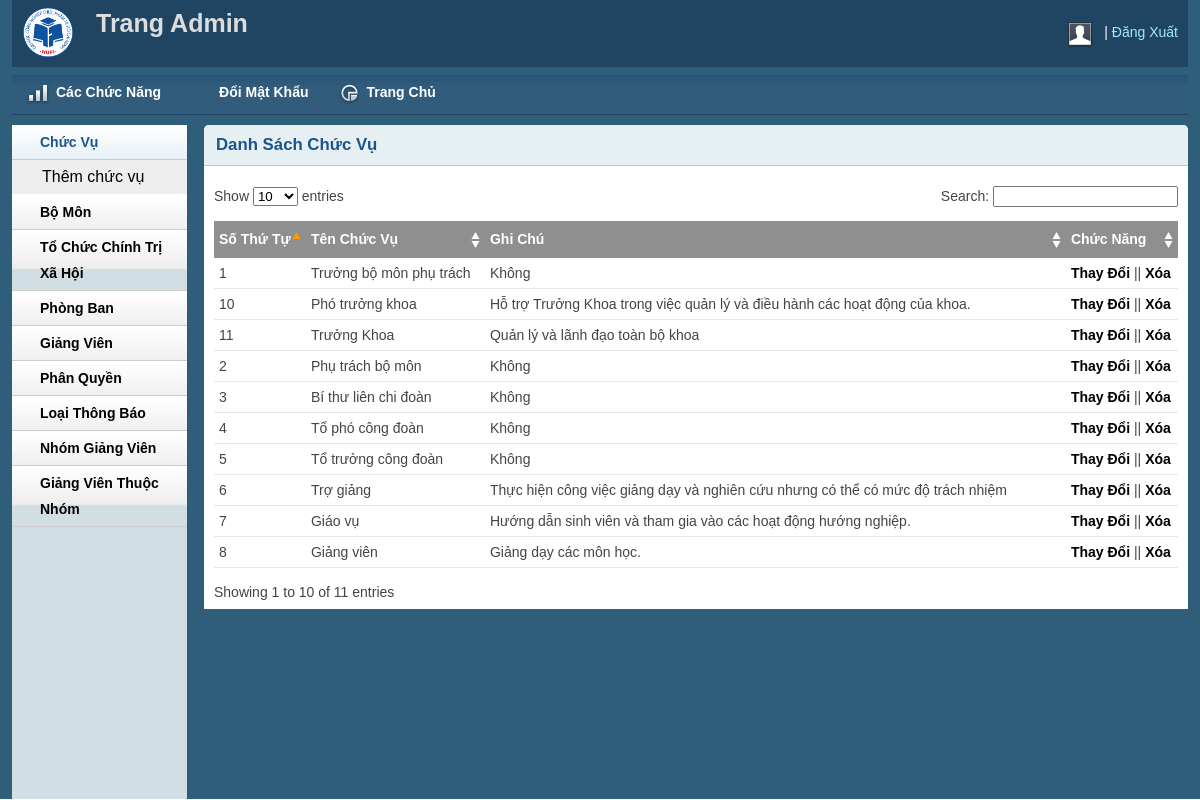
The page /DoAnTotNghiep/admin/chucvulist.php on the database its author committed.
### tables this page shows
CREATE TABLE `chucvu` (
  `IDChucVu` int(11) NOT NULL,
  `TenChucVu` varchar(256) NOT NULL,
  `GhiChu` varchar(250) NOT NULL
);

### DoAnTotNghiep/classes/Database.php (called while the page is built, shortened)
<?php
class Database {
    public $link;
   public $host = 'localhost';
   public $db = 'thongbao';
   public $user = 'root';
   public $pass = '';
       private function connectDB(){
        $this->link = new mysqli($this->host, $this->user, $this->pass,$this->db);
      }
    public function select($query){
        $result = $this->link->query($query) or
         die($this->link->error.__LINE__);
        if($result->num_rows > 0){
          return $result;
        } else {
          return false;
        }
       }
}
?>

### DoAnTotNghiep/classes/Chucvu.php (called while the page is built, shortened)
<?php
	require '../classes/Database.php';
?>
<?php
	class Chucvu
	{
		private $db;
		public function __construct()
		{
			$this->db = new Database();
		}
		public function show_Chucvu(){
			$query = "SELECT * FROM chucvu where IDChucVu !=5 order by IDChucVu desc";
			$result = $this->db->select($query);
			return $result;
		}
	}
?>

### DoAnTotNghiep/admin/chucvulist.php (the view, shortened to what this page needs)
<?php include 'inc/header.php';?>
<?php include 'inc/sidebar.php';?>
<?php include '../classes/Chucvu.php' ?>
<?php
    $cat = new Chucvu();
?>
        <div class="grid_10">
            <div class="box round first grid">
                <h2>Danh Sách Chức Vụ</h2>
                <div class="block">
                    <table class="data display datatable" id="example">
					<thead>
						<tr>
							<th>Số Thứ Tự</th>
							<th>Tên Chức Vụ</th>
							<th>Ghi Chú</th>
							<th>Chức Năng</th>
						</tr>
					</thead>
					<tbody>
					<?php
						$show_cate = $cat->show_Chucvu();
						if($show_cate){
							$i = 0;
							while($result = $show_cate->fetch_assoc()){
								$i++;
					?>
						<tr class="odd gradeX">
							<td><?php echo $i; ?></td>
							<td><?php echo $result['TenChucVu'] ?></td>
							<td><?php echo $result['GhiChu'] ?></td>
							<td><a href="chucvuedit.php?catid=<?php echo $result['IDChucVu'] ?>">Thay Đổi</a> || <a onclick = "return confirm('Bạn có chắc chắn xóa không?')" href="?delid=<?php echo $result['IDChucVu'] ?>">Xóa</a></td>
						</tr>
						<?php
					}
						}
						?>
					</tbody>
				</table>
               </div>
            </div>
        </div>
<?php include 'inc/footer.php';?>

### DoAnTotNghiep/admin/inc/header.php (shortened to what this page needs)
<!DOCTYPE html>
<html>
<head>
    <link rel="stylesheet" type="text/css" href="css/reset.css" media="screen" />
    <link rel="stylesheet" type="text/css" href="css/text.css" media="screen" />
    <link rel="stylesheet" type="text/css" href="css/grid.css" media="screen" />
    <link rel="stylesheet" type="text/css" href="css/layout.css" media="screen" />
    <link rel="stylesheet" type="text/css" href="css/nav.css" media="screen" />
    <link href="css/table/demo_page.css" rel="stylesheet" type="text/css" />
</head>
<body>
    <div class="container_12">
        <div class="grid_12 header-repeat">
            <div id="branding">
                <div class="floatleft logo">
                    <img src="img/hufilogo.png" alt="Logo" />
				</div>
				<div class="floatleft middle">
					<h1>Trang Admin</h1>
				</div>
                <div class="floatright">
                    <div class="floatleft">
                        <img src="img/img-profile.jpg" alt="Profile Pic" /></div>
                    <div class="floatleft marginleft10">
                        <ul class="inline-ul floatleft">
                            <li><a href="../index.php">Đăng Xuất</a></li>
                        </ul>
                    </div>
                </div>
            </div>
        </div>
        <div class="grid_12">
            <ul class="nav main">
                <li class="ic-dashboard"><a href="index.php"><span>Các Chức Năng</span></a> </li>
				<li class="ic-typography"><a href="changepassword.php"><span>Đổi Mật Khẩu</span></a></li>
                <li class="ic-charts"><a href="../hethong.php"><span>Trang Chủ</span></a></li>
            </ul>
        </div>

### DoAnTotNghiep/admin/inc/sidebar.php (shortened to what this page needs)
<div class="grid_2">
    <div class="box sidemenu">
        <div class="block" id="section-menu">
            <ul class="section menu">
                <li><a class="menuitem">Chức Vụ </a>
                    <ul class="submenu">
                        <li><a href="chucvuadd.php">Thêm chức vụ</a> </li>
                    </ul>
                </li>
                <li><a class="menuitem">Bộ Môn</a>
                </li>
                <li><a class="menuitem">Tổ Chức Chính Trị Xã Hội</a>
                </li>
                <li><a class="menuitem">Phòng Ban</a>
                </li>
                <li><a class="menuitem">Giảng Viên</a>
                </li>
                <li><a class="menuitem">Phân Quyền</a>
                </li>
                <li><a class="menuitem">Loại Thông Báo</a>
                </li>
                <li><a class="menuitem">Nhóm Giảng Viên</a>
                </li>
                <li><a class="menuitem">Giảng Viên Thuộc Nhóm</a>
                </li>
            </ul>
        </div>
    </div>
</div>

### DoAnTotNghiep/admin/inc/footer.php (shortened to what this page needs)
    </div>
</body>
</html>

### DoAnTotNghiep/admin/css/layout.css (style rules this page uses)
body { background: #fff none repeat scroll 0 0; color: #444; font-size: 14px; padding: 0; }
.floatleft { float:left; }
.logo img { margin-top: -15px; width: 52px; }
.middle { margin-left: 22px; margin-top: -14px; }
.middle h1 { color:#ddd;margin:0 }
.floatright { float:right; }
.inline-ul li { display:inline; color:#fff; }
.marginleft10 { margin-left:10px; }
a { color: #000; font-weight:bold; text-decoration: none; }
.container_12, .container_16 { background:#2E5E79; }
h1, h2, h3, h4, h5, h6 { line-height:1.2em; margin-bottom:.3em; }
h2 { margin-top:1em; }
#branding { font-weight: normal; margin-bottom: 0; padding: 22px 10px 3px; text-align: left; }
.header-repeat { background:url(../img/header-repeat.jpg) repeat-x; }
#branding a { color:#A1EAFF; font-weight:normal; }
#branding a:before { content:" | "; color:#fff; }
#branding ul, #branding ul li { margin:0px; padding:0px; }
#branding li { padding:0px 0px 0px 0px !important; }
.box { background:#fff; margin-bottom:20px; padding:10px 10px 10px 10px; margin-left:-8px; }
.box.grid { padding-bottom:40px; }
.box.round { -moz-border-radius: 5px 5px 0px 0px; -webkit-border-radius: 5px 5px 0px 0px; border-radius: 5px 5px 0px 0px; }
.box h2 { font-size:1.2em; font-weight:bold; color:#1B548D; background:#E6F0F3; margin:-10px -10px 0 -10px; padding:10px 12px; border-bottom:1px solid #B3CBD6; -moz-border-radius: 5px 5px 0px 0px; -webkit-border-radius: 5px 5px 0px 0px; border-radius: 5px 5px 0px 0px; }
.box.first { min-height: 406px; }
.block { padding-top:20px; }
.box.sidemenu { background-color:#D1DEE4; border-right:1px solid #3A5665; padding:0px; margin:0px; cursor:pointer; }
.box.sidemenu .block { padding-top:0px; margin-top:0px; }
ul, ol { padding-top:0; }
ul.menu { list-style:none; border-top:1px solid #bbb; }
ul.menu li { margin:0; }
ul.menu li a { display:block; padding:4px 10px; border-bottom:1px solid #ccc; }
ul.menu ul { list-style:none; margin:0; }
ul.menu ul li a { padding-left:30px; }
ul.section { border-top:0; margin-bottom:0; }
ul.section li a { background:url(../img/sidemenu-repeat.jpg) repeat-x; line-height:26px; padding-left:28px; }
ul.section li li a { background:#ddd; border-bottom:1px solid #eee; }
ul.section ul li { text-transform:none; }
ul.section ul.current li a { background: #eee none repeat scroll 0 0; border-bottom: 1px solid #fff; font-size: 16px; font-weight: normal; }
ul.section li a.current { color:#1B548D; background:url(../img/sidemenu-repeat-hover.jpg) repeat-x; }
.block { padding-bottom:1px; }
table.display { margin: 0 auto; clear: both; width: 100%; }
.sorting_asc { background: #8f8f8f url(../img/table/sort_asc.png) no-repeat center right; padding:8px 5px; text-align:left; color:#fff; }
.sorting { background:#8f8f8f url(../img/table/sort_both.png) no-repeat center right; padding:8px 5px; text-align:left; color:#fff; }
tr.odd { height: 30px; line-height: 30px; border-bottom:1px solid #e6e6e6; }
tr.even { height: 30px; line-height: 30px; border-bottom:1px solid #e6e6e6; }
tr.odd td, tr.even td { padding-left:5px; }

### rows shown on the page
chucvu: TenChucVu "Trưởng bộ môn phụ trách", GhiChu "Không"
chucvu: TenChucVu "Phụ trách bộ môn", GhiChu "Không"
chucvu: TenChucVu "Bí thư liên chi đoàn", GhiChu "Không"
chucvu: TenChucVu "Tổ phó công đoàn", GhiChu "Không"
chucvu: TenChucVu "Tổ trưởng công đoàn", GhiChu "Không"
chucvu: TenChucVu "Trợ giảng", GhiChu "Thực hiện công việc giảng dạy và nghiên cứu nhưng có thể có mức độ trách nhiệm"
chucvu: TenChucVu "Giáo vụ", GhiChu "Hướng dẫn sinh viên và tham gia vào các hoạt động hướng nghiệp."
chucvu: TenChucVu "Giảng viên", GhiChu "Giảng dạy các môn học."
chucvu: TenChucVu "Phó trưởng khoa", GhiChu "Hỗ trợ Trưởng Khoa trong việc quản lý và điều hành các hoạt động của khoa."
chucvu: TenChucVu "Trưởng Khoa", GhiChu "Quản lý và lãnh đạo toàn bộ khoa"
